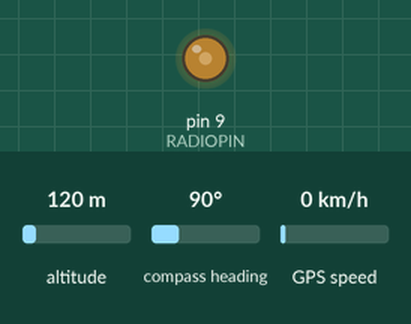
Recording of a sketch running on a simulated Arduino Uno, built with avr-gcc and run on an emulated ATmega328P. Parts: output pins drawn as LEDs (lit = HIGH). The inputs (shaded band) are chosen by the test bench; at power-on: altitude 120 m, compass heading 90°, GPS speed 0 km/h. The GPS gets a fix after 3 s at 37.7749, -122.4194 with 8 satellites.

Above: at 0.05 s.
Timing chart, 0 to 17.5 s (numbered marks = the images above):
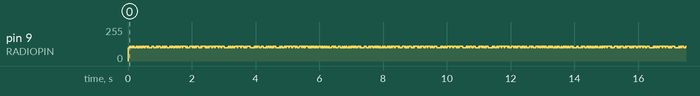

Measured:
- by itself, pin 9 (RADIOPIN): moves between 100/255 and 110/255, repeating every 13.5 s

The sketch:

New_HAB_Code_ino.ino
```cpp
#include <string.h>
#include <util/crc16.h>
#include <TinyGPS.h>

char datastring[100];
unsigned long count;

TinyGPS gps;
#define RADIOPIN 9

void setup() {
  Serial.begin(9600);
  pinMode(RADIOPIN,OUTPUT);
  setPwmFrequency(RADIOPIN, 1);
  snprintf(datastring,sizeof(datastring),"$$MAX,%lu,waiting for GPS lock",count);
}

void loop() {
  float flat, flon;
  unsigned long fix_age, time, date, alt;
  int year;
  byte month, day, hour, minute, second, hundredths;
  char lat[10], lon[10];

  while  (Serial.available()) {
    int c = Serial.read();
    if (gps.encode(c))  {

      gps.get_datetime(&date, &time, &fix_age);

      if (fix_age == TinyGPS::GPS_INVALID_AGE){
        snprintf(datastring,sizeof(datastring),"$$MAX,no fix detected");
        unsigned int CHECKSUM = gps_CRC16_checksum(datastring); // Calculates the checksum for this datastring
        char checksum_str[6];
        snprintf(checksum_str,sizeof(checksum_str), "*%04X\n", CHECKSUM);
        strcat(datastring,checksum_str);
        rtty_txstring (datastring);
        count = count +1;
       }

      else {
      gps.crack_datetime(&year, &month, &day, &hour, &minute, &second, &hundredths, &fix_age);

      gps.f_get_position(&flat, &flon , &fix_age);
      //process lat and lon here
      dtostrf (flat, 9, 6, lat);
      dtostrf (flon, 9, 6, lon);

      alt= gps.altitude()/100;

      snprintf(datastring,sizeof(datastring),"$$MAX,%lu,%02u:%02u:%02u,%s,%s,%lu",count,hour,minute,second,lat,lon,alt);
      unsigned int CHECKSUM = gps_CRC16_checksum(datastring); // Calculates the checksum for this datastring
      char checksum_str[6];
      snprintf(checksum_str,sizeof(checksum_str), "*%04X\n", CHECKSUM);
      strcat(datastring,checksum_str);
      rtty_txstring (datastring);
      count = count +1;
      }
    }
    else {
      snprintf(datastring,sizeof(datastring),"$$MAX,%lu,waiting for GPS lock",count);
      unsigned int CHECKSUM = gps_CRC16_checksum(datastring); // Calculates the checksum for this datastring
      char checksum_str[6];
      snprintf(checksum_str,sizeof(checksum_str), "*%04X\n", CHECKSUM);
      strcat(datastring,checksum_str);
      rtty_txstring (datastring);
      count = count +1;
    }
  }

}
void rtty_txstring (char * string)
 {

 /* Simple function to sent a char at a time to
 ** rtty_txbyte function.
 ** NB Each char is one byte (8 Bits)
 */

 char c;

 c = *string++;

 while ( c != '\0')
  {
  rtty_txbyte (c);
  c = *string++;
  }
}

void rtty_txbyte (char c)
 {
 /* Simple function to sent each bit of a char to
 ** rtty_txbit function.
 ** NB The bits are sent Least Significant Bit first
 **
 ** All chars should be preceded with a 0 and
 ** proceed with a 1. 0 = Start bit; 1 = Stop bit
 **
 */

 int i;

 rtty_txbit (0); // Start bit

 // Send bits for for char LSB first

 for (i=0;i<7;i++) // Change this here 7 or 8 for ASCII-7 / ASCII-8
  {
  if (c & 1) rtty_txbit(1);

  else rtty_txbit(0);

  c = c >> 1;

  }

 rtty_txbit (1); // Stop bit
 rtty_txbit (1); // Stop bit
 }

void rtty_txbit (int bit)
 {
 if (bit)
  {
  // high
  analogWrite(RADIOPIN,110);
  }

 else
  {
  // low
  analogWrite(RADIOPIN,100);
  }

 // delayMicroseconds(3370); // 300 baud
 delayMicroseconds(10000); // For 50 Baud uncomment this and the line below.
 delayMicroseconds(10150); // You can't do 20150 it just doesn't work as the
 // largest value that will produce an accurate delay is 16383
 // See : http://arduino.cc/en/Reference/DelayMicroseconds

}

uint16_t gps_CRC16_checksum (char *string)
 {
 size_t i;
 uint16_t crc;
 uint8_t c;

 crc = 0xFFFF;

 // Calculate checksum ignoring the first two $s
 for (i = 2; i < strlen(string); i++)
  {
  c = string[i];
  crc = _crc_xmodem_update (crc, c);
  }

 return crc;
 }

void setPwmFrequency(int pin, int divisor) {
 byte mode;
 if(pin == 5 || pin == 6 || pin == 9 || pin == 10) {
  switch(divisor) {
   case 1:
   mode = 0x01;
   break;
   case 8:
   mode = 0x02;
   break;
   case 64:
   mode = 0x03;
   break;
   case 256:
   mode = 0x04;
   break;
   case 1024:
   mode = 0x05;
   break;
   default:
   return;
   }
  if(pin == 5 || pin == 6) {
   TCCR0B = TCCR0B & 0b11111000 | mode;
   }
  else {
   TCCR1B = TCCR1B & 0b11111000 | mode;
   }
 }
 else if(pin == 3 || pin == 11) {
  switch(divisor) {
   case 1:
   mode = 0x01;
   break;
   case 8:
   mode = 0x02;
   break;
   case 32:
   mode = 0x03;
   break;
   case 64:
   mode = 0x04;
   break;
   case 128:
   mode = 0x05;
   break;
   case 256:
   mode = 0x06;
   break;
   case 1024:
   mode = 0x7;
   break;
   default:
   return;
  }
  TCCR2B = TCCR2B & 0b11111000 | mode;
 }
}
```
